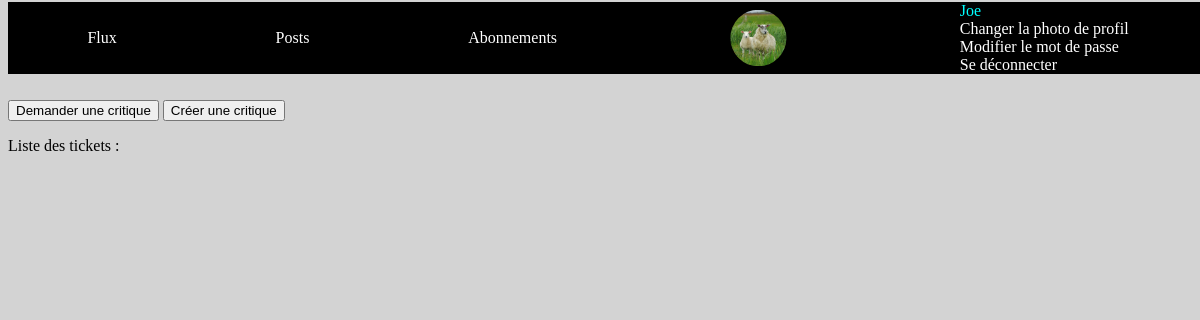
/flux/ (signed in), run on the app's committed database.
### authentication/models.py (models this page shows)
class User(AbstractUser):
    profile_photo = models.ImageField(verbose_name='Photo de profil')

### critics/views.py (the view)
# urls.py: path('flux/', critics.views.flux, name='flux'),
@login_required()
def flux(request):
    tickets = Ticket.objects.all()
    return render(request, 'critics/flux.html', {'tickets': tickets})

### critics/templates/critics/flux.html (shortened to what this page needs)
{% extends '../base.html' %}
{% block content %}
        <div class="critic_management">
           <button><a href="{% url 'ticket-create' %}">Demander une critique</a></button>
            <button><a href="../create_critic">Créer une critique</a></button>
        </div>
        <p>Liste des tickets : </p>
{% endblock %}

### templates/base.html (shortened to what this page needs)
{% load static %}
<html>
    <head>
        <link rel="stylesheet" href="{% static 'critics/styles.css' %}" />
    </head>
    <header>
        {% if user.is_authenticated %}
        <nav>
            <a href="/flux">Flux</a>
            <a href="/posts">Posts</a>
            <a href="/subscribe">Abonnements</a>
            <div>
                {% if request.user.profile_photo %}
                    <img class="profile-photo" src="{{ request.user.profile_photo.url }}" alt="">
                {% else %}
                    <i class="fa-solid fa-circle-user fa-5x"></i>
                {% endif %}
            </div>
            <div class="account_management">
                <div class="display_username">{{ request.user }}</div>
                <a href="{% url 'profile-photo' %}">Changer la photo de profil</a>
                <a href="{% url 'new_password' %}">Modifier le mot de passe</a>
                <a href="{% url 'logout' %}">Se déconnecter</a>
            </div>
        </nav>
        {% endif %}
    </header>
    <body>
        {% block content %}{% endblock %}
    </body>
</html>

### critics/static/critics/styles.css (style rules this page uses)
header { position:fixed; top:2px; height:100px; width:100%; }
body { margin-top:100px; display: flex; flex-direction: column; color: black; background-color: lightgrey; }
nav { display:flex; justify-content: space-around; align-items:center; background-color: black; color: white; }
nav a { color: white; text-decoration: none; }
.account_management { display:flex; flex-direction: column; }
.display_username { color:cyan; }
.critic_management a { text-decoration:none; color:black; }
.profile-photo { width : 85px; clip-path: ellipse(33% 50%); }

### data on the page
User: user.profile_photo (picture), user "Joe"
